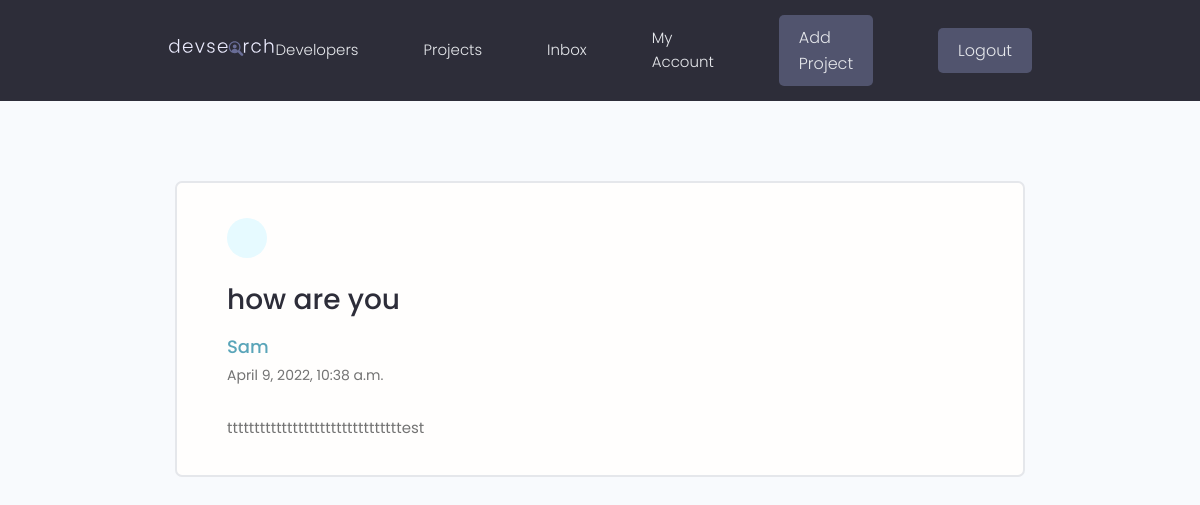
Page /message/a43a2aa7-8fda-42f6-b71b-e9e7b66abb65 (signed in) on the committed database.
### users/models.py (models this page shows, shortened)
class Message(models.Model):
    sender = models.ForeignKey(
        Profile, on_delete=models.SET_NULL, null=True, blank=True)
    recipient = models.ForeignKey(
        Profile, on_delete=models.SET_NULL, null=True, blank=True, related_name="messages")
    name = models.CharField(max_length=200, null=True, blank=True)
    email = models.EmailField(max_length=200, null=True, blank=True)
    subject = models.CharField(max_length=200, null=True, blank=True)
    body = models.TextField()
    is_read = models.BooleanField(default=False, null=True)
    created = models.DateTimeField(auto_now_add=True)
    id = models.UUIDField(default=uuid.uuid4, unique=True,
                          primary_key=True, editable=False)
    class Meta:
        ordering = ['is_read', '-created']

### users/views.py (the view)
# urls.py: path('message/<str:pk>',views.viewMessage, name='message'),
@login_required(login_url='users:login')
def viewMessage(request, pk):
    profile = request.user.profile
    message = profile.messages.get(id=pk)
    if message.is_read == False:
        message.is_read = True
        message.save()
    context = {
        'message':message,
    }
    return render(request,'users/message.html',context)

### users/templates/users/message.html (shortened to what this page needs)
{% extends 'main.html' %}
{% block content %}
  <main class="messagePage my-xl">
    <div class="content-box">
      <div class="message">
        <a class="backButton" href="{% url 'users:inbox' %}"></a>
        <h4 class="message__subject">{{ message.subject }}</h4>
          <a href="{% url 'users:profile' message.sender.id %}" class="message__author">{{ message.name}}</a>
          <p class="message__date">{{ message.created }}</p>
          <div class="message__body">
            {{ message.body|linebreaksbr }}
          </div>
      </div>
    </div>
  </main>
{% endblock %}

### static/styles/app.css (style rules this page uses)
:root { --color-sub: #2d2d39; }
.content-box { width: 95%; max-width: 85rem; margin: 0 auto; }
.message { padding: 2.5rem 0; }
.message > a { display: flex; gap: 1rem; }
.message__author, .message__date { flex-basis: 25%; }
.message__subject { flex-basis: 50%; }
.message__date { text-align: right; }
.messagePage .message { list-style: none; background: var(--color-white); padding: 3.5rem 5rem; border: 2px solid var(--color-light); border-radius: 0.7rem; }
.messagePage .message__subject { font-size: 2.8rem; color: var(--color-sub); margin-bottom: 1rem; margin-top: 2rem; }
.messagePage .message__author { font-size: 1.8rem; font-weight: 500; }
.messagePage .message__date { font-size: 1.4rem; font-weight: 400; text-align: left; margin-bottom: 3rem; }
.backButton { background: var(--color-main-light); color: var(--color-main); width: 4rem; height: 4rem; display: flex; align-items: center; justify-content: center; border-radius: 50%; }

### static/uikit/styles/modules/_variables.css (style rules this page uses)
:root { --color-main: #5aa5b9; --color-main-light: #e6faff; --color-sub: #3f4156; --color-sub-light: #51546e; --color-sub-lighter: #ededfd; --color-text: #737373; --color-gray: #8b8b8b; --color-light: #e5e7eb; --color-light-gray: #767676; --color-bg: #f8fafd; --color-white: #fffefd; --color-white-light: #f3f3f3; --color-success: #359e64; --color-success-bg: #def8e8; --color-error: #fc4b0b; --color-error-bg: #fff2ee; --font-base: 'Poppins', arial, helvetica, 'Segoe UI', roboto, ubuntu, sans-serif; --font-monospace: 'Fira Code', 'Courier New', courier, monospace; --font-regular: 300; --font-medium: 500; --font-bold: 700; --generic-shadow: 1px 1px 5px #00000010; --generic-transition: all 0.3s ease-in-out; }

### static/uikit/styles/modules/_base.css (style rules this page uses)
* { margin: 0; padding: 0; box-sizing: border-box; text-rendering: optimizeLegibility; color: inherit; font-size: inherit; }
html { font-size: 50%; }
@media only screen and (min-width: 480px) { html { font-size: 56.25%; } }
@media only screen and (min-width: 1200px) { html { font-size: 62.5%; } }
body { line-height: 1.6; font-weight: 400; font-size: 1.5rem; color: var(--color-text); background-color: var(--color-bg); min-height: 100vh; }

### static/uikit/styles/modules/_typography.css (style rules this page uses)
* { font-family: var(--font-base); }
h4 { font-size: 2.8rem; font-weight: var(--font-medium); }
p, span, strong { font-size: 1.6rem; color: var(--color-text); font-weight: var(--font-regular); }
a { padding-bottom: 2px; text-decoration: none; display: inline-block; color: var(--color-main); font-weight: var(--font-medium); }

### static/uikit/styles/modules/_utilities.css (style rules this page uses)
.my-xl { margin: 8rem auto; }

### rows in the picture
Message: subject "how are you", name "Sam", created "April 9, 2022, 10:38 a.m.", body "ttttttttttttttttttttttttttttttttest"
